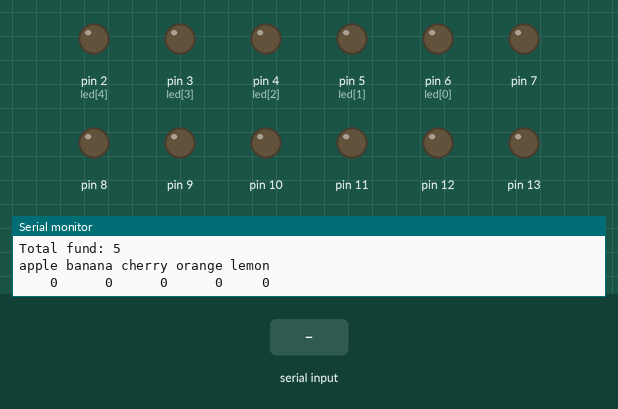
This sketch was run on a simulated Arduino Uno, built with avr-gcc and run on an emulated ATmega328P. Shown: output pins drawn as LEDs (lit = HIGH), the last lines printed to the serial monitor. Inputs (shaded band) come from the test bench. Random numbers use the default seed unless the sketch sets one.

Above: at 1.2 s.
1.3 s: "1\n" received over Serial
At 3.77 s:
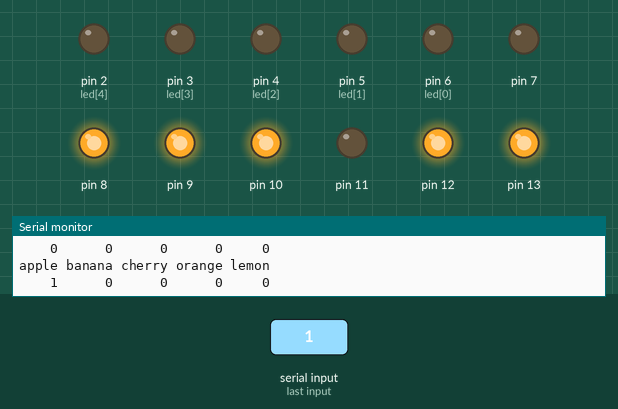
At 8.8 s:
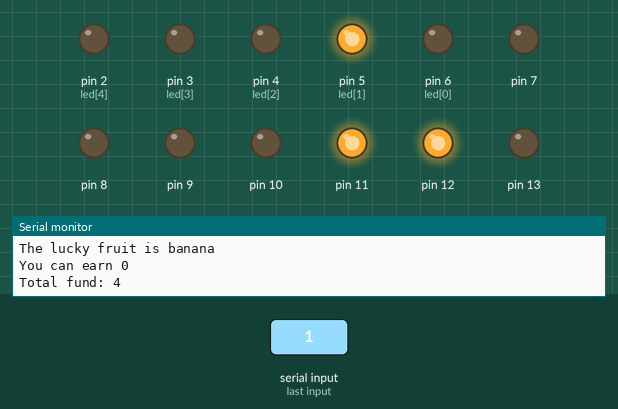
Timing chart, 0 to 14.9 s (numbered marks = the images above; inputs shaded):
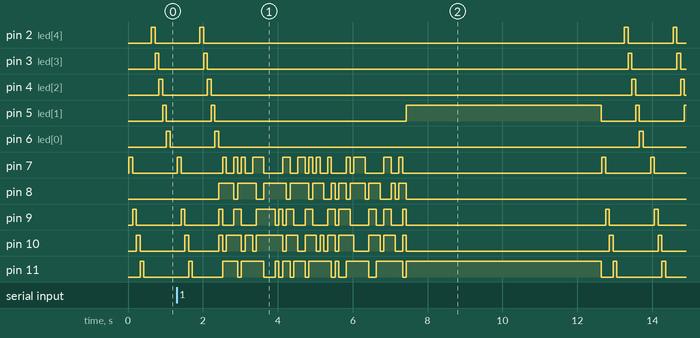

The sketch:

sketch_Slot_Machine.ino
```cpp
//7 segments nums
const int leds[10][7] = {
  {1, 0, 1, 1, 1, 1, 1}, // 0
  {0, 0, 0, 0, 1, 1, 0}, // 1
  {0, 1, 1, 1, 0, 1, 1}, // 2
  {0, 1, 0, 1, 1, 1, 1}, // 3
  {1, 1, 0, 0, 1, 1, 0}, // 4
  {1, 1, 0, 1, 1, 0, 1}, // 5
  {1, 1, 1, 1, 1, 0, 1}, // 6
  {0, 0, 0, 0, 1, 1, 1}, // 7
  {1, 1, 1, 1, 1, 1, 1}, // 8
  {1, 1, 0, 1, 1, 1, 1}, // 9
};

// turn off all leds in 7 segments
void shutter(){
  for(int i=7; i<= 13; i++)
  {
    digitalWrite(i, LOW);
  }
}

// turn off all leds in 5 leds
void shutter2(){
  for(int i=2; i<= 6; i++)
  {
    digitalWrite(i, LOW);
  }
}

void display_number(int num){
  int arr_i = 0;
  for(int i=7; i<= 13; i++)
  {
    digitalWrite(i, leds[num][arr_i]);
    arr_i++;
  }
}

// loop over outer led in 7segements
void light_mode_1(int delay_time){
  for(int i=7; i<= 13; i++)
  {
    if (i==8){
      continue;
    }
    digitalWrite(i, HIGH);
    delay(delay_time);
    shutter();
  }
}

//loop over 5 leds
void light_led(int delay_time){
  for(int i=2; i<= 6; i++)
  {
    digitalWrite(i, HIGH);
    delay(delay_time);
    shutter2();
  }
}

void light_mode_2(int delay_time, int max_value){
  int num = random(0, max_value);
  display_number(num);
  delay(delay_time);
}

//set initial fund
int fund = 5;

// fruit nums
const int num_type = 5;

char fruits[num_type][10] = {
  "apple",
  "banana",
  "cherry",
  "orange",
  "lemon"
};

int bets[num_type] = {0, 0, 0, 0, 0};

int led[num_type] = {6, 5, 4, 3, 2};

//decide number of digits
int get_digits(int num){
  if (num == 0){ return 1; }

  //c = count
  int c = 0;
  while(num != 0){
    num = num / 10;
    c++;
  }
  return c;
}

//adding white spaces
void padding(int num){
  for (int i = 0; i < num; i++){
    Serial.print(" ");
  }
}

void show_status(){
  for (int i = 0; i < num_type; i++){
    Serial.print(fruits[i]);
    Serial.print(" ");
  }
  Serial.println("");
  for (int i = 0; i < num_type; i++){
    padding(strlen(fruits[i]) - get_digits(bets[i]));
    Serial.print(bets[i]);
    Serial.print(" ");
  }
  Serial.println("");
}

void clear_bets(){
  for (int i = 0; i < num_type; i++){
    bets[i] = 0;
  }
}

int sum_bets(){
  int r = 0;
  for (int i = 0; i < num_type; i++){
    r += bets[i];
  }
  return r;
}

bool is_bet(){
  return sum_bets() > 0;
}

void update_bets(){
  for (int i = 0; i < num_type;){
    if (Serial.peek() == -1){
      break;
    }

    int value = Serial.read() - 48;
    if (value < 0 || value > 9){
      continue;
    }

    bets[i] = value;
    i++;
  }
  while(Serial.read() != -1){}
}

void show_fund(){
  Serial.print("Total fund: ");
  Serial.println(fund);
}

void update_fund(int num){
  for (int i = 0; i < num_type; i++){
    fund -= bets[i];
    if(i == num){
      fund += bets[i] * 3; //bonus 3 times
    }
  }
}

void setup() {
  for(int i=7; i<= 13; i++)
  {
    pinMode(i, OUTPUT);
    digitalWrite(i, LOW);
  }

  for(int i=0; i<num_type; i++)
  {
    pinMode(led[i], OUTPUT);
    digitalWrite(led[i], LOW);
  }

  // Serial setting
  Serial.begin(9600);
}

int state = 0;

void loop() {
  if (state == 0){
    shutter();
    shutter2();
    show_fund();
    show_status();
    state++;
  }

  if (state == 1){
    update_bets();
    light_mode_1(100);
    light_led(100);
  }

  if (is_bet() && state == 1){
    show_status();
    if (sum_bets() > fund){
      clear_bets();
      Serial.println("total bets exceed total fund");
      show_status();
    } else{
      state++;
    }
  }

  if (state == 2){
    for (int i = 0; i < 50; i++){
      light_mode_2(100, num_type);
    }
    int num = random(0, num_type);
    display_number(num);

    Serial.print("The lucky fruit is ");
    Serial.println(fruits[num]);
    digitalWrite(led[num], HIGH);
    Serial.print("You can earn ");
    Serial.println(3 * bets[num]);

    update_fund(num);
    clear_bets();
    show_fund();
    delay(5000);
    state = 0;
  }
  delay(200);
}
```

Measured:
- after the input at 1.3 s, pin 8: LOW → HIGH after 1.1 s, → LOW 0.40 s later, → HIGH 0.10 s later, → LOW 0.50 s later, … (22 changes in this stretch)
- by itself, pin 6 (led[0]): alternates HIGH for 0.10 s and LOW for 11.2 s
